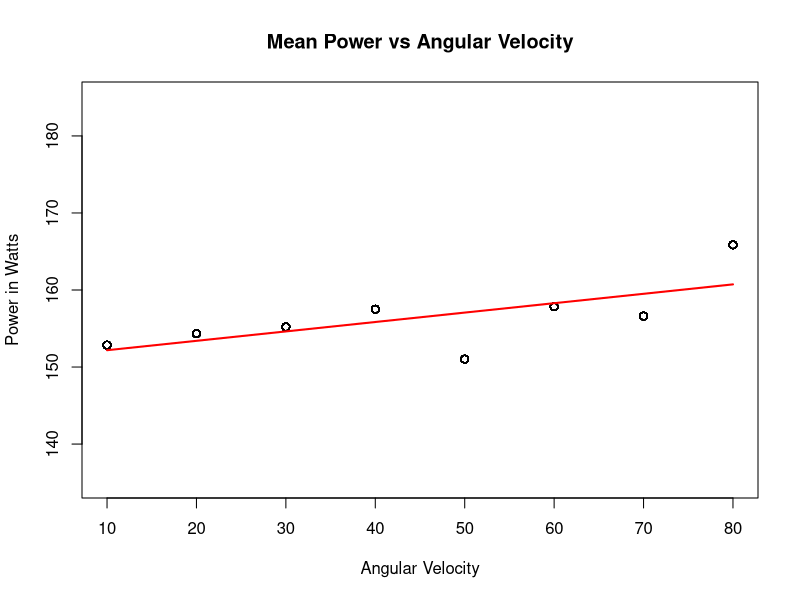

This chart was generated by the following R code:
# Set the working directory
setwd("/Users/mac/Desktop/Programming/COMP9596//DroneData")

# Read the data
data0 <- read.csv(file="yawFinal10.csv", header=TRUE, sep=",")
data3 <- read.csv(file="yawFinal20.csv", header=TRUE, sep=",")
data4 <- read.csv(file="yawFinal30.csv", header=TRUE, sep=",")
data5 <- read.csv(file="yawFinal40.csv", header=TRUE, sep=",")
data6 <- read.csv(file="yawFinal50.csv", header=TRUE, sep=",")
data7 <- read.csv(file="yawFinal60.csv", header=TRUE, sep=",")
data8 <- read.csv(file="yawFinal70.csv", header=TRUE, sep=",")
data9 <- read.csv(file="yawFinal80.csv", header=TRUE, sep=",")


#0
data0$Date <- as.POSIXct(data0$Date)
data0.toPlot <- data0
data0.toPlot$TimeDiff <- data0.toPlot$Date - data0.toPlot$Date[1]
data0.toPlot$TimeDiffValue <- as.numeric(data0.toPlot$TimeDiff)
data0.toPlot$Power <- as.double(-(data0.toPlot$Current/1000) * data0.toPlot$Voltage/1000)
data0.toPlot$AngularVelocity = 10
data0.toPlot$Mean <- mean(data0.toPlot$Power)

#3
data3$Date <- as.POSIXct(data3$Date)
data3.toPlot <- data3
data3.toPlot$TimeDiff <- data3.toPlot$Date - data3.toPlot$Date[1]
data3.toPlot$TimeDiffValue <- as.numeric(data3.toPlot$TimeDiff)
data3.toPlot$Power <- as.double(-(data3.toPlot$Current/1000) * data3.toPlot$Voltage/1000)
data3.toPlot$AngularVelocity = 20
data3.toPlot$Mean <- mean(data3.toPlot$Power)

#4
data4$Date <- as.POSIXct(data4$Date)
data4.toPlot <- data4
data4.toPlot$TimeDiff <- data4.toPlot$Date - data4.toPlot$Date[1]
data4.toPlot$TimeDiffValue <- as.numeric(data4.toPlot$TimeDiff)
data4.toPlot$Power <- as.double(-(data4.toPlot$Current/1000) * data4.toPlot$Voltage/1000)
data4.toPlot$AngularVelocity = 30
data4.toPlot$Mean <- mean(data4.toPlot$Power)

#5
data5$Date <- as.POSIXct(data5$Date)
data5.toPlot <- data5
data5.toPlot$TimeDiff <- data5.toPlot$Date - data5.toPlot$Date[1]
data5.toPlot$TimeDiffValue <- as.numeric(data5.toPlot$TimeDiff)
data5.toPlot$Power <- as.double(-(data5.toPlot$Current/1000) * data5.toPlot$Voltage/1000)
data5.toPlot$AngularVelocity = 40
data5.toPlot$Mean <- mean(data5.toPlot$Power)

#6
data6$Date <- as.POSIXct(data6$Date)
data6.toPlot <- data6
data6.toPlot$TimeDiff <- data6.toPlot$Date - data6.toPlot$Date[1]
data6.toPlot$TimeDiffValue <- as.numeric(data6.toPlot$TimeDiff)
data6.toPlot$Power <- as.double(-(data6.toPlot$Current/1000) * data6.toPlot$Voltage/1000)
data6.toPlot$AngularVelocity = 50
data6.toPlot$Mean <- mean(data6.toPlot$Power)

#7
data7$Date <- as.POSIXct(data7$Date)
data7.toPlot <- data7
data7.toPlot$TimeDiff <- data7.toPlot$Date - data7.toPlot$Date[1]
data7.toPlot$TimeDiffValue <- as.numeric(data7.toPlot$TimeDiff)
data7.toPlot$Power <- as.double(-(data7.toPlot$Current/1000) * data7.toPlot$Voltage/1000)
data7.toPlot$AngularVelocity = 60
data7.toPlot$Mean <- mean(data7.toPlot$Power)

#8
data8$Date <- as.POSIXct(data8$Date)
data8.toPlot <- data8
data8.toPlot$TimeDiff <- data8.toPlot$Date - data8.toPlot$Date[1]
data8.toPlot$TimeDiffValue <- as.numeric(data8.toPlot$TimeDiff)
data8.toPlot$Power <- as.double(-(data8.toPlot$Current/1000) * data8.toPlot$Voltage/1000)
data8.toPlot$AngularVelocity = 70
data8.toPlot$Mean <- mean(data8.toPlot$Power)

#9
data9$Date <- as.POSIXct(data9$Date)
data9.toPlot <- data9
data9.toPlot$TimeDiff <- data9.toPlot$Date - data9.toPlot$Date[1]
data9.toPlot$TimeDiffValue <- as.numeric(data9.toPlot$TimeDiff)
data9.toPlot$Power <- as.double(-(data9.toPlot$Current/1000) * data9.toPlot$Voltage/1000)
data9.toPlot$AngularVelocity = 80
data9.toPlot$Mean <- mean(data9.toPlot$Power)


# Extract the data from column name to plot
data.toPlot <- rbind(data0.toPlot, data3.toPlot, data4.toPlot, data5.toPlot, data6.toPlot, data7.toPlot, data8.toPlot, data9.toPlot)


#write.csv(data.toPlotFinal, file="toPlotFinal")
ppi <- 200
png(file=paste("AngularVelocityMean", ".png", sep=""), height=7*ppi, width=9*ppi, res=ppi)

#Final
plot(data.toPlot$Mean~ data.toPlot$AngularVelocity, data=data.toPlot, main="Mean Power vs Angular Velocity", xlab="Angular Velocity", ylab="Power in Watts", ylim= c(135, 185))
fit <- lm(data.toPlot$Mean ~ poly(data.toPlot$AngularVelocity, 1, raw=TRUE))
points(data.toPlot$AngularVelocity, predict(fit), type="l", col="red", lwd=2)
dev.off()

